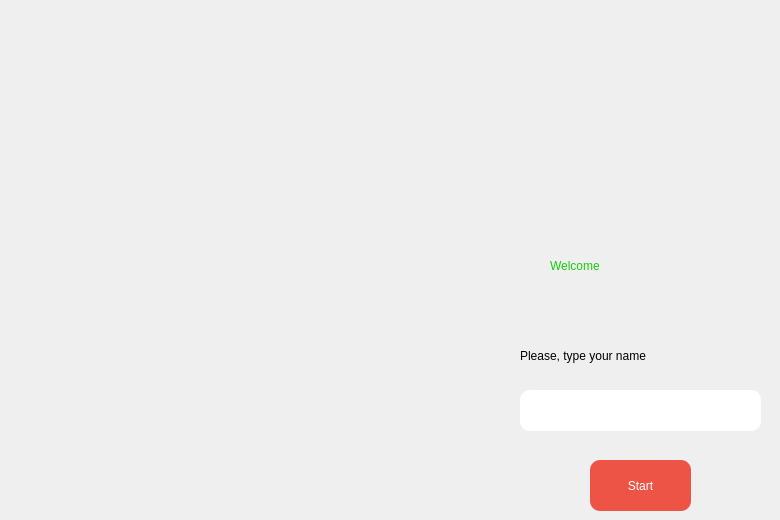
    <widget class="QWidget" name="home">
     <widget class="QLabel" name="label_2">
      <property name="geometry">
       <rect>
        <x>520</x>
        <y>340</y>
        <width>251</width>
        <height>31</height>
       </rect>
      </property>
      <property name="styleSheet">
       <string notr="true">font: 14pt &quot;MS Shell Dlg 2&quot;;</string>
      </property>
      <property name="text">
       <string>Please, type your name</string>
      </property>
     </widget>
     <widget class="QPushButton" name="startButton">
      <property name="geometry">
       <rect>
        <x>590</x>
        <y>460</y>
        <width>101</width>
        <height>51</height>
       </rect>
      </property>
      <property name="styleSheet">
       <string notr="true">border-radius: 10px 10px 57px 56px;
background-color: rgb(238, 84, 69);
color: rgb(255, 0, 0);

color: rgb(255, 255, 255);

font: 75 16pt &quot;MS Shell Dlg 2&quot;;</string>
      </property>
      <property name="text">
       <string>Start</string>
      </property>
     </widget>
     <widget class="QLabel" name="label">
      <property name="geometry">
       <rect>
        <x>550</x>
        <y>240</y>
        <width>201</width>
        <height>51</height>
       </rect>
      </property>
      <property name="styleSheet">
       <string notr="true">font: 75 24pt &quot;MS Shell Dlg 2&quot;;
color: rgb(22, 204, 12);</string>
      </property>
      <property name="text">
       <string>Welcome</string>
      </property>
     </widget>
     <widget class="QLineEdit" name="learnername">
      <property name="geometry">
       <rect>
        <x>520</x>
        <y>390</y>
        <width>241</width>
        <height>41</height>
       </rect>
      </property>
      <property name="styleSheet">
       <string notr="true">border-radius: 10px 10px 57px 56px;
background-color: rgb(255, 255, 255);
font: 12pt &quot;MS Shell Dlg 2&quot;;
color: rgb(0, 0, 0);</string>
      </property>
     </widget>
    </widget>
